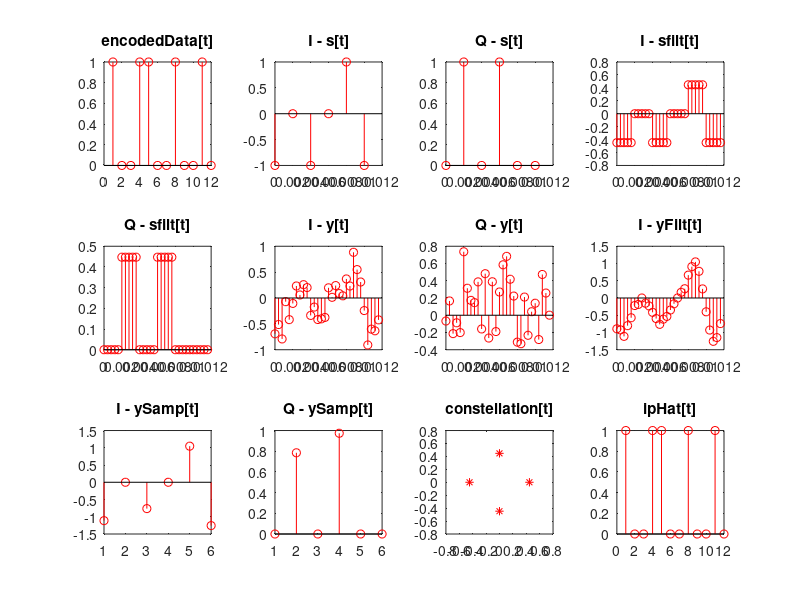
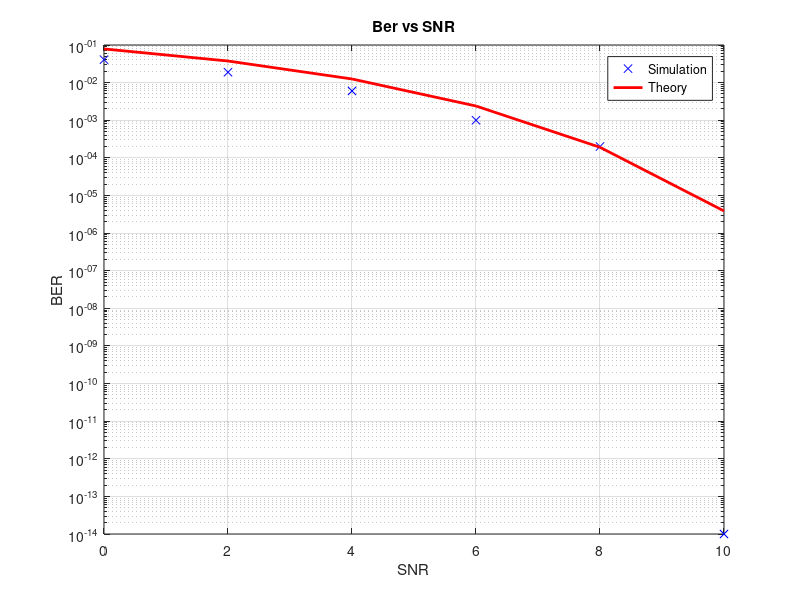

Recreate these plots in MATLAB, in order.
#Apostolos Fotopoulos 2202
#Eb=1

clear;
pkg load signal;

%Inputs
N = 10000;                %Number  of bits.
Rb = 1000;                %Bit rate (bits/sec).
Oversampling = 5;
SNR = [0 2 4 6 8 10];     %Signal to noise ratio (db).
BitsPerSym = 2;           %Bits transmitted per symbol. Possible values: 1 2 3 or 4.

encodedData = randi([0,1],1,N);
%encodedData = [0 0 0 1 1 0 0 0 1 1 0 1 0 1 0 1 0 1 0 1];

constellation = [];
equal = [];
for k = 1:(2^BitsPerSym)
  if (BitsPerSym==1)
    constellation(k) = exp((k-1)*i*pi/2^(BitsPerSym-1));
  else
    constellation(k) = sqrt((BitsPerSym*1)/2)*exp((k-1)*i*pi/2^(BitsPerSym-1));
  endif
  
  if (abs(real(constellation(k)))<1e-10)
    constellation(k) = 1i*imag(constellation(k));
  endif
  if (abs(imag(constellation(k)))<1e-10)
    constellation(k) = real(constellation(k));
  endif
  
  equal = [equal,dec2bin(k-1,BitsPerSym)-'0'];
endfor

tst = constellation
Is = [];
Qs = [];
for k = 1:(size(encodedData,2)/BitsPerSym)
  for j = 1:(size(equal,2)/BitsPerSym)
    if (encodedData(BitsPerSym*k-(BitsPerSym-1):BitsPerSym*k) == equal(BitsPerSym*j-(BitsPerSym-1):BitsPerSym*j))
      Is(k) = real(constellation(j));
      Qs(k) = imag(constellation(j));
    endif
  endfor
endfor

t = linspace(0,(N-1)*1/Rb,N/BitsPerSym);

Isfilt = [];
Qsfilt = [];
for i = 1:columns(Is)
  Isfilt((i-1)*Oversampling+1:Oversampling*i) = Is(i)/sqrt(Oversampling);
  Qsfilt((i-1)*Oversampling+1:Oversampling*i) = Qs(i)/sqrt(Oversampling);
endfor
constellation=constellation/sqrt(Oversampling);

complexOs = complex(Isfilt,Qsfilt);
tfilt = linspace(0,(N-1)*1/Rb,size(Isfilt,2));

SNRLin = [];
ber = [];
errors = zeros(1,size(SNR,2));
for k = 1:columns(SNR)
  SNRLin(k) = 10^(SNR(k)/10)
  Variance = 1/(2*(SNRLin(k)));
  Inoise = [];
  Qnoise = [];
  Inoise = sqrt(Variance)*randn(1,size(Isfilt,2));
  Qnoise = sqrt(Variance)*randn(1,size(Qsfilt,2));

  tst= Isfilt;
  tst = Qsfilt;
  noise = complex(Inoise,Qnoise);
  noisyY = complexOs + noise;
  
  Iy = [];
  Qy = [];
  Iy = real(noisyY);
  Qy = imag(noisyY);

  Iyfilt = [];
  Qyfilt = [];
  IyConv = [];
  QyConv = [];

  for j = 1:(size(encodedData,2)/BitsPerSym)
    IyConv = zeros(1,Oversampling) + abs(Is(j))/sqrt(Oversampling);
    QyConv = zeros(1,Oversampling) + abs(Qs(j))/sqrt(Oversampling);
    IconvBit = Iy((j-1)*Oversampling+1:Oversampling*j);
    IconvRes = conv(IconvBit,IyConv);
    QconvBit = Qy((j-1)*Oversampling+1:Oversampling*j);
    QconvRes = conv(QconvBit,QyConv);
    
    if (j==1)
      Iyfilt = IconvRes;
      Qyfilt = QconvRes;
    else
      Iyfilt((Oversampling*(j-1))+1:(Oversampling*(j-1)+Oversampling-1)) = Iyfilt((Oversampling*(j-1))+1:(Oversampling*(j-1)+Oversampling-1)) +  IconvRes(1:Oversampling-1);
      Iyfilt = [Iyfilt,IconvRes(Oversampling:(Oversampling*2-1))];
      Qyfilt((Oversampling*(j-1))+1:(Oversampling*(j-1)+Oversampling-1)) = Qyfilt((Oversampling*(j-1))+1:(Oversampling*(j-1)+Oversampling-1)) +  QconvRes(1:Oversampling-1);
      Qyfilt = [Qyfilt,QconvRes(Oversampling:(Oversampling*2-1))];
    endif
  endfor
    
  tConv = linspace(0,(N-1)*1/Rb,size(Iyfilt,2));
  
  IySamp = [];
  QySamp = [];
  for j = 1:(size(encodedData,2)/BitsPerSym)
    IySamp(j) = Iyfilt(Oversampling*j);
    QySamp(j) = Qyfilt(Oversampling*j);
  endfor

  complexNum = complex(IySamp,QySamp);
  
  ipHat = [];
  for n = 1:(size(encodedData,2)/BitsPerSym)
    des = 0;
    prev = 100000;
    for j = 1:columns(constellation)
      d = norm(complexNum(n) - constellation(j));
      if (d<prev)
        des = j;
        prev = d;
      endif
    endfor
    if (BitsPerSym == 1)
      ipHat(n) = equal(des); 
    else
      ipHat = [ipHat,equal(des*BitsPerSym-(BitsPerSym-1):des*BitsPerSym)];
    endif
  endfor
  
  for j = 1:size(ipHat,2)
    if (encodedData(j) != ipHat(j))
      errors(k) =  errors(k) + 1;
    endif  
  endfor
  if (errors(k)==0)
    errors(k) =  errors(k) + 1e-10;
  endif
  ber(k) = errors(k)/size(encodedData,2);
endfor

figure(1);
subplot(3,4,1);
stem(encodedData(BitsPerSym+1:BitsPerSym+12),"r");
title("encodedData[t]");

subplot(3,4,2);
stem(t(1:12/BitsPerSym),Is(2:12/BitsPerSym + 1),"r");
title("I - s[t]");

subplot(3,4,3);
stem(t(1:12/BitsPerSym),Qs(2:12/BitsPerSym + 1),"r");
title("Q - s[t]");

subplot(3,4,4);
stem(tfilt(1:12*Oversampling/BitsPerSym),Isfilt(Oversampling+1:12*Oversampling/BitsPerSym + Oversampling),"r");
title("I - sfilt[t]");

subplot(3,4,5);
stem(tfilt(1:12*Oversampling/BitsPerSym),Qsfilt(Oversampling+1:12*Oversampling/BitsPerSym + Oversampling),"r");
title("Q - sfilt[t]");

subplot(3,4,6);
stem(tfilt(1:12*Oversampling/BitsPerSym),Iy(Oversampling+1:12*Oversampling/BitsPerSym + Oversampling),"r");
title("I - y[t]");

subplot(3,4,7);
stem(tfilt(1:12*Oversampling/BitsPerSym),Qy(Oversampling+1:12*Oversampling/BitsPerSym + Oversampling),"r");
title("Q - y[t]");

subplot(3,4,8);
stem(tfilt(1:12*Oversampling/BitsPerSym),Iyfilt(Oversampling+fix(Oversampling/2)+1:12*Oversampling/BitsPerSym + Oversampling + fix(Oversampling/2)),"r");
title("I - yFilt[t]");

subplot(3,4,9);
stem(IySamp(2:12/BitsPerSym + 1),"r");
title("I - ySamp[t]");

subplot(3,4,10);
stem(QySamp(2:12/BitsPerSym + 1),"r");
title("Q - ySamp[t]"); 

subplot(3,4,11);
plot(real(constellation),imag(constellation),"*r");
title("constellation[t]");

subplot(3,4,12);
stem(ipHat(BitsPerSym+1:BitsPerSym+12),"r");
title("ipHat[t]");

%{
figure(2);
stem(tConv,Qyfilt,"r");
title("Q - yFilt[t]");
%}

%{
figure(2);
stem(errors,"r");
title("Errors");
%}

errTheo = 0.5*erfc(sqrt(SNRLin));
figure(2);
if (BitsPerSym<3)
  semilogy(SNR, ber, 'bx', SNR, errTheo, 'r', 'MarkerSize', 10, 'LineWidth', 2);
  xlabel("SNR");
  ylabel("BER");  
  title("Ber vs SNR");
  legend("Simulation","Theory");
  grid on
else
  semilogy(SNR, ber,"bx");
  xlabel('Eb/No (dB)');
  ylabel('Bit error rate');
  grid on
  title("Ber vs SNR");  
endif

%{
figure(5);
stem(ber,"r");
title("BER");
figure(6);
stem(errTheo,"r");
title("BER THEO");
%}




